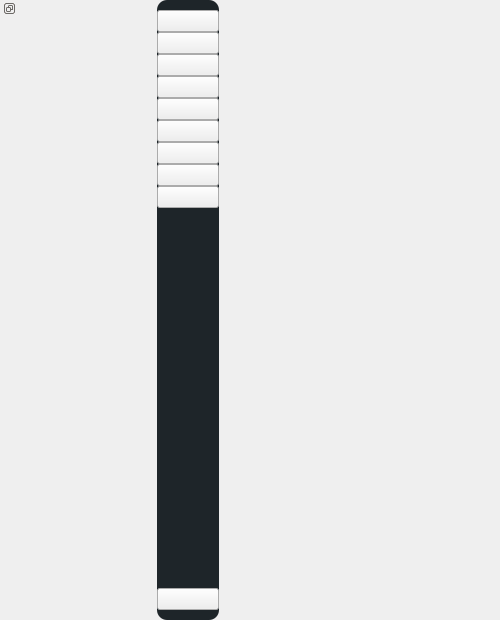
<?xml version="1.0" encoding="UTF-8"?>
<ui version="4.0">
 <class>leftSidebarMainFrame</class>
 <widget class="QWidget" name="leftSidebarMainFrame">
  <property name="geometry">
   <rect>
    <x>0</x>
    <y>0</y>
    <width>500</width>
    <height>620</height>
   </rect>
  </property>
  <property name="sizePolicy">
   <sizepolicy hsizetype="Preferred" vsizetype="Preferred">
    <horstretch>0</horstretch>
    <verstretch>0</verstretch>
   </sizepolicy>
  </property>
  <property name="maximumSize">
   <size>
    <width>16777215</width>
    <height>16777215</height>
   </size>
  </property>
  <property name="windowTitle">
   <string>Form</string>
  </property>
  <property name="styleSheet">
   <string notr="true">#Form{
	/*background-color:  transparent;*/
	/*border-radius: 10px; */
}
#MainWindow{
	/*background-color:  transparent;*/
	background-color: #171D20;
	/*background-color:  transparent;*/
}
/*background-color: rgb(43, 43, 43);*/
#leftFrame{
	background-color: #1E2529;
	/*background-color: #140019;*/
	border-radius: 10px;
}
#rightFrame{
	background-color: #1E2529;
	border-radius: 10px;
}</string>
  </property>
  <layout class="QHBoxLayout" name="horizontalLayout">
   <property name="spacing">
    <number>6</number>
   </property>
   <property name="leftMargin">
    <number>0</number>
   </property>
   <property name="topMargin">
    <number>0</number>
   </property>
   <property name="rightMargin">
    <number>0</number>
   </property>
   <property name="bottomMargin">
    <number>0</number>
   </property>
   <item>
    <widget class="QDockWidget" name="leftSidebarDockWidget">
     <property name="features">
      <set>QDockWidget::DockWidgetFloatable|QDockWidget::DockWidgetMovable|QDockWidget::DockWidgetVerticalTitleBar</set>
     </property>
     <widget class="QWidget" name="leftSidebarDockWidgetContents">
      <layout class="QHBoxLayout" name="horizontalLayout_2">
       <property name="spacing">
        <number>5</number>
       </property>
       <property name="leftMargin">
        <number>0</number>
       </property>
       <property name="topMargin">
        <number>0</number>
       </property>
       <property name="rightMargin">
        <number>0</number>
       </property>
       <property name="bottomMargin">
        <number>0</number>
       </property>
       <item>
        <widget class="QFrame" name="leftFrame">
         <property name="sizePolicy">
          <sizepolicy hsizetype="Preferred" vsizetype="Preferred">
           <horstretch>0</horstretch>
           <verstretch>0</verstretch>
          </sizepolicy>
         </property>
         <property name="minimumSize">
          <size>
           <width>62</width>
           <height>600</height>
          </size>
         </property>
         <property name="maximumSize">
          <size>
           <width>62</width>
           <height>16777215</height>
          </size>
         </property>
         <property name="frameShape">
          <enum>QFrame::StyledPanel</enum>
         </property>
         <property name="frameShadow">
          <enum>QFrame::Raised</enum>
         </property>
         <layout class="QVBoxLayout" name="verticalLayout_2">
          <property name="spacing">
           <number>0</number>
          </property>
          <property name="leftMargin">
           <number>0</number>
          </property>
          <property name="topMargin">
           <number>10</number>
          </property>
          <property name="rightMargin">
           <number>0</number>
          </property>
          <property name="bottomMargin">
           <number>10</number>
          </property>
          <item>
           <widget class="QPushButton" name="acquisitionSettingsBtn">
            <property name="whatsThis">
             <string>&lt;html&gt;&lt;head/&gt;&lt;body&gt;&lt;p&gt;Acquisition&lt;/p&gt;&lt;/body&gt;&lt;/html&gt;</string>
            </property>
            <property name="text">
             <string/>
            </property>
            <property name="icon">
             <iconset resource="icons.qrc">
              <normaloff>:/icons/feather/camera.svg</normaloff>
              <activeon>:/icons/feather/camera-active.svg</activeon>:/icons/feather/camera.svg</iconset>
            </property>
            <property name="iconSize">
             <size>
              <width>30</width>
              <height>30</height>
             </size>
            </property>
           </widget>
          </item>
          <item>
           <widget class="QPushButton" name="detectorSettingsBtn">
            <property name="whatsThis">
             <string>&lt;html&gt;&lt;head/&gt;&lt;body&gt;&lt;p&gt;Detector&lt;/p&gt;&lt;/body&gt;&lt;/html&gt;</string>
            </property>
            <property name="text">
             <string/>
            </property>
            <property name="icon">
             <iconset resource="icons.qrc">
              <normaloff>:/icons/feather/cpu-grey.svg</normaloff>:/icons/feather/cpu-grey.svg</iconset>
            </property>
            <property name="iconSize">
             <size>
              <width>30</width>
              <height>30</height>
             </size>
            </property>
           </widget>
          </item>
          <item>
           <widget class="QPushButton" name="apertureSettingsBtn">
            <property name="whatsThis">
             <string>&lt;html&gt;&lt;head/&gt;&lt;body&gt;&lt;p&gt;Spectrograph&lt;/p&gt;&lt;/body&gt;&lt;/html&gt;</string>
            </property>
            <property name="text">
             <string/>
            </property>
            <property name="icon">
             <iconset resource="icons.qrc">
              <normaloff>:/icons/feather/prism.svg</normaloff>:/icons/feather/prism.svg</iconset>
            </property>
            <property name="iconSize">
             <size>
              <width>30</width>
              <height>30</height>
             </size>
            </property>
           </widget>
          </item>
          <item>
           <widget class="QPushButton" name="shutterBtn">
            <property name="text">
             <string/>
            </property>
            <property name="icon">
             <iconset resource="icons.qrc">
              <normaloff>:/icons/feather/aperture.svg</normaloff>:/icons/feather/aperture.svg</iconset>
            </property>
            <property name="iconSize">
             <size>
              <width>30</width>
              <height>30</height>
             </size>
            </property>
           </widget>
          </item>
          <item>
           <widget class="QPushButton" name="stageMovementBtn">
            <property name="whatsThis">
             <string>&lt;html&gt;&lt;head/&gt;&lt;body&gt;&lt;p&gt;Stage move&lt;/p&gt;&lt;/body&gt;&lt;/html&gt;</string>
            </property>
            <property name="text">
             <string/>
            </property>
            <property name="icon">
             <iconset resource="icons.qrc">
              <normaloff>:/icons/feather/move.svg</normaloff>:/icons/feather/move.svg</iconset>
            </property>
            <property name="iconSize">
             <size>
              <width>30</width>
              <height>30</height>
             </size>
            </property>
           </widget>
          </item>
          <item>
           <widget class="QPushButton" name="scanSettingsBtn">
            <property name="whatsThis">
             <string>&lt;html&gt;&lt;head/&gt;&lt;body&gt;&lt;p&gt;Stage scan&lt;/p&gt;&lt;/body&gt;&lt;/html&gt;</string>
            </property>
            <property name="text">
             <string/>
            </property>
            <property name="icon">
             <iconset resource="icons.qrc">
              <normaloff>:/icons/feather/scan-field.svg</normaloff>:/icons/feather/scan-field.svg</iconset>
            </property>
            <property name="iconSize">
             <size>
              <width>30</width>
              <height>30</height>
             </size>
            </property>
           </widget>
          </item>
          <item>
           <widget class="QPushButton" name="daqSidebarBtn">
            <property name="whatsThis">
             <string>&lt;html&gt;&lt;head/&gt;&lt;body&gt;&lt;p&gt;DAQ card&lt;/p&gt;&lt;/body&gt;&lt;/html&gt;</string>
            </property>
            <property name="text">
             <string/>
            </property>
            <property name="icon">
             <iconset resource="icons.qrc">
              <normaloff>:/icons/feather/duck.svg</normaloff>:/icons/feather/duck.svg</iconset>
            </property>
            <property name="iconSize">
             <size>
              <width>30</width>
              <height>30</height>
             </size>
            </property>
           </widget>
          </item>
          <item>
           <widget class="QPushButton" name="daqSettingsBtn">
            <property name="text">
             <string/>
            </property>
            <property name="icon">
             <iconset resource="icons.qrc">
              <normaloff>:/icons/feather/activity-settings.svg</normaloff>:/icons/feather/activity-settings.svg</iconset>
            </property>
            <property name="iconSize">
             <size>
              <width>30</width>
              <height>30</height>
             </size>
            </property>
           </widget>
          </item>
          <item>
           <widget class="QPushButton" name="fluigentSettingsBtn">
            <property name="text">
             <string/>
            </property>
            <property name="icon">
             <iconset resource="icons.qrc">
              <normaloff>:/icons/feather/fluigent.svg</normaloff>:/icons/feather/fluigent.svg</iconset>
            </property>
            <property name="iconSize">
             <size>
              <width>30</width>
              <height>30</height>
             </size>
            </property>
           </widget>
          </item>
          <item>
           <spacer name="verticalSpacer">
            <property name="orientation">
             <enum>Qt::Vertical</enum>
            </property>
            <property name="sizeHint" stdset="0">
             <size>
              <width>20</width>
              <height>409</height>
             </size>
            </property>
           </spacer>
          </item>
          <item>
           <widget class="QPushButton" name="powerBtn">
            <property name="text">
             <string/>
            </property>
            <property name="icon">
             <iconset resource="icons.qrc">
              <normaloff>:/icons/feather/power.svg</normaloff>:/icons/feather/power.svg</iconset>
            </property>
            <property name="iconSize">
             <size>
              <width>30</width>
              <height>30</height>
             </size>
            </property>
           </widget>
          </item>
         </layout>
        </widget>
       </item>
       <item>
        <widget class="QFrame" name="rightFrame">
         <property name="sizePolicy">
          <sizepolicy hsizetype="MinimumExpanding" vsizetype="Preferred">
           <horstretch>0</horstretch>
           <verstretch>0</verstretch>
          </sizepolicy>
         </property>
         <property name="minimumSize">
          <size>
           <width>0</width>
           <height>600</height>
          </size>
         </property>
         <property name="maximumSize">
          <size>
           <width>0</width>
           <height>16777215</height>
          </size>
         </property>
         <property name="baseSize">
          <size>
           <width>0</width>
           <height>0</height>
          </size>
         </property>
         <property name="frameShape">
          <enum>QFrame::StyledPanel</enum>
         </property>
         <property name="frameShadow">
          <enum>QFrame::Raised</enum>
         </property>
         <layout class="QVBoxLayout" name="verticalLayout">
          <property name="spacing">
           <number>0</number>
          </property>
          <property name="leftMargin">
           <number>0</number>
          </property>
          <property name="topMargin">
           <number>0</number>
          </property>
          <property name="rightMargin">
           <number>0</number>
          </property>
          <property name="bottomMargin">
           <number>0</number>
          </property>
          <item>
           <widget class="QStackedWidget" name="leftStackedWidget">
            <property name="sizePolicy">
             <sizepolicy hsizetype="Preferred" vsizetype="Preferred">
              <horstretch>0</horstretch>
              <verstretch>0</verstretch>
             </sizepolicy>
            </property>
            <property name="minimumSize">
             <size>
              <width>0</width>
              <height>0</height>
             </size>
            </property>
           </widget>
          </item>
         </layout>
        </widget>
       </item>
      </layout>
     </widget>
    </widget>
   </item>
  </layout>
 </widget>
 <resources>
  <include location="icons.qrc"/>
 </resources>
 <connections/>
</ui>
